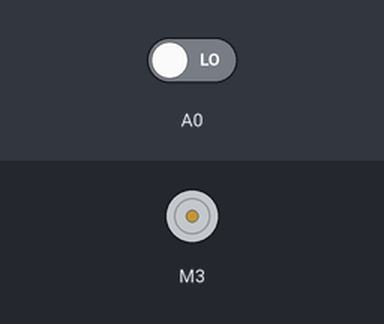
Recording of a sketch running on a simulated Arduino Uno, built with avr-gcc and run on an emulated ATmega328P. Parts: DC motor (green arrow = forward, orange = backward, longer = faster). Inputs (shaded band) come from the test bench; at power-on: A0 LOW. What the sketch prints to the serial monitor is not drawn.

Above: at 1.2 s.
1.3 s: A0 driven HIGH
At 2.5 s:
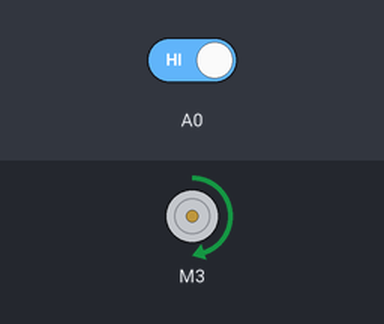
2.8 s: A0 driven LOW
At 3.8 s:
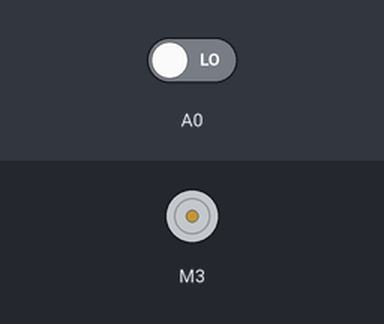
Timing chart, 0 to 5.8 s (numbered marks = the images above; inputs shaded):
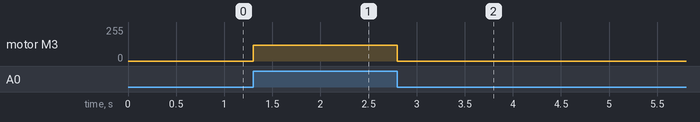

Measured:
- after the input at 1.3 s, motor M3: stopped → forward 120/255 at once
- after the input at 2.8 s, motor M3: forward 120/255 → stopped at once

The sketch:

motor_deiver_if_else_test.ino
```cpp
#include<AFMotor.h>
AF_DCMotor motorR(3);

void setup()
{ pinMode(A0,INPUT);


 Serial.begin(9600);

 motorR.run(RELEASE);

}

void loop() {int i;
i = digitalRead(A0);
if(i==1){ motorR.run(FORWARD);
    motorR.setSpeed(120);

}
else{ motorR.run(RELEASE);}
Serial.print(i);}
```
